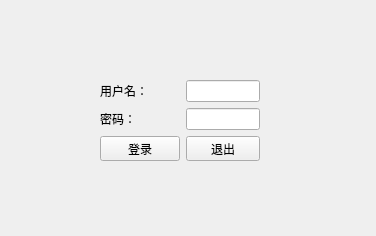
<?xml version="1.0" encoding="UTF-8"?>
<ui version="4.0">
 <class>Widget</class>
 <widget class="QWidget" name="Widget">
  <property name="geometry">
   <rect>
    <x>0</x>
    <y>0</y>
    <width>376</width>
    <height>236</height>
   </rect>
  </property>
  <property name="windowTitle">
   <string>Widget</string>
  </property>
  <widget class="QWidget" name="formLayoutWidget">
   <property name="geometry">
    <rect>
     <x>100</x>
     <y>80</y>
     <width>160</width>
     <height>81</height>
    </rect>
   </property>
   <layout class="QFormLayout" name="formLayout">
    <item row="0" column="0">
     <widget class="QLabel" name="userLabel">
      <property name="text">
       <string>用户名：</string>
      </property>
     </widget>
    </item>
    <item row="0" column="1">
     <widget class="QLineEdit" name="userEdt"/>
    </item>
    <item row="1" column="0">
     <widget class="QLabel" name="pwdLabel">
      <property name="text">
       <string>密码：</string>
      </property>
     </widget>
    </item>
    <item row="2" column="0">
     <widget class="QPushButton" name="loginBtn">
      <property name="text">
       <string>登录</string>
      </property>
     </widget>
    </item>
    <item row="2" column="1">
     <widget class="QPushButton" name="exitBtn">
      <property name="text">
       <string>退出</string>
      </property>
     </widget>
    </item>
    <item row="1" column="1">
     <widget class="QLineEdit" name="pwdEdt"/>
    </item>
   </layout>
  </widget>
 </widget>
 <resources/>
 <connections/>
</ui>
